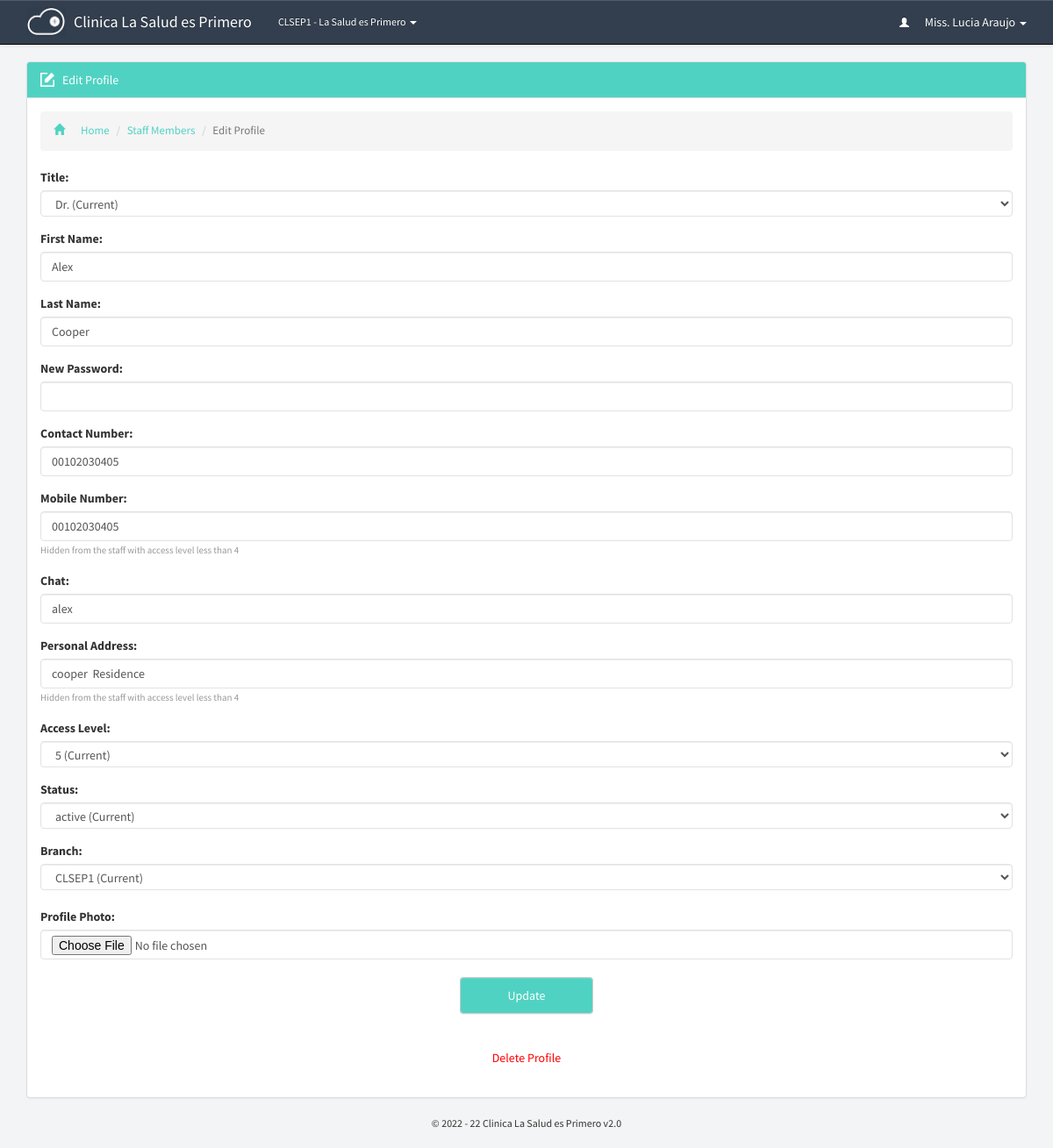
The app's page /staff/edit.php?id=11 (signed in) with its own data.
### tables this page shows
CREATE TABLE `p_branches_dir` (
  `id` bigint(20) NOT NULL,
  `guardian` varchar(250) NOT NULL,
  `name` varchar(250) NOT NULL,
  `address` varchar(250) NOT NULL,
  `location` varchar(250) NOT NULL,
  `contact` varchar(250) NOT NULL,
  `type` varchar(250) NOT NULL,
  `last_update` datetime NOT NULL
);

CREATE TABLE `p_staff_dir` (
  `id` bigint(20) NOT NULL,
  `first_name` varchar(250) NOT NULL,
  `last_name` varchar(250) NOT NULL,
  `full_name` varchar(250) NOT NULL,
  `title` varchar(250) NOT NULL,
  `access_level` varchar(50) NOT NULL,
  `userid` varchar(250) NOT NULL,
  `passkey` varchar(250) NOT NULL,
  `contact` varchar(250) NOT NULL,
  `mobile` varchar(250) NOT NULL,
  `skype` varchar(250) NOT NULL,
  `address` varchar(250) NOT NULL,
  `branch` varchar(250) NOT NULL,
  `status` varchar(250) NOT NULL,
  `registered_by` varchar(250) NOT NULL,
  `last_update` datetime NOT NULL
);

CREATE TABLE `p_global_permissions` (
  `id` varchar(250) NOT NULL DEFAULT '',
  `portal_name` varchar(250) NOT NULL,
  `version` varchar(250) NOT NULL,
  `guardian_short_name` varchar(250) NOT NULL,
  `guardian_name` varchar(250) NOT NULL,
  `register_patient` varchar(20) NOT NULL,
  `prescribe_patient` varchar(20) NOT NULL,
  `patients_directory` varchar(20) NOT NULL,
  `pending_prescriptions` varchar(20) NOT NULL,
  `add_staff` varchar(20) NOT NULL,
  `staff_directory` varchar(20) NOT NULL,
  `my_porfile` varchar(20) NOT NULL,
  `staff_profile` varchar(20) NOT NULL,
  `add_branch` varchar(20) NOT NULL,
  `branches_directory` varchar(20) NOT NULL,
  `global_settings` varchar(20) NOT NULL,
  `introduce_medicine` varchar(20) NOT NULL,
  `update_stock` varchar(20) NOT NULL,
  `consumed_stock_local` varchar(20) NOT NULL,
  `consumed_stock_global` varchar(20) NOT NULL,
  `opening_time` varchar(250) NOT NULL,
  `closing_time` varchar(250) NOT NULL,
  `during_close_time` varchar(20) NOT NULL,
  `theme` varchar(250) NOT NULL,
  `timezone` varchar(250) NOT NULL,
  `charge_mode_a` varchar(250) NOT NULL,
  `charge_mode_b` varchar(250) NOT NULL,
  `charge_mode_c` varchar(250) NOT NULL,
  `charge_mode_d` varchar(250) NOT NULL,
  `access_level_6` varchar(250) NOT NULL,
  `access_level_5` varchar(250) NOT NULL,
  `access_level_4` varchar(250) NOT NULL,
  `access_level_3` varchar(250) NOT NULL,
  `access_level_2` varchar(250) NOT NULL,
  `access_level_1` varchar(250) NOT NULL,
  `mobile_number` varchar(250) NOT NULL,
  `address` varchar(250) NOT NULL,
  `sign_level` varchar(250) NOT NULL,
  `medicine_directory` varchar(250) NOT NULL,
  `medicine_profile` varchar(250) NOT NULL,
  `patient_contact` varchar(250) NOT NULL,
  `patient_address` varchar(250) NOT NULL,
  `patient_email` varchar(250) NOT NULL,
  `edit_patient` varchar(250) NOT NULL,
  `manage_patients` varchar(250) NOT NULL,
  `auto_refresh` varchar(250) NOT NULL,
  `currency` varchar(250) NOT NULL,
  `charge_mode_a_value` int(20) NOT NULL,
  `charge_mode_b_value` int(20) NOT NULL,
  `charge_mode_c_value` int(20) NOT NULL,
  `charge_mode_d_value` int(20) NOT NULL,
  `updated_by` varchar(255) NOT NULL,
  `last_update` datetime NOT NULL,
  `recent_hours` varchar(250) NOT NULL
);

### includes/libraries.php (called while the page is built, shortened)
<?php
	include "staff.php";
	include "medicine.php";
	include "branches.php";
function sns_header($title){
	require_once "../theme/htmlhead.php";
	require_once "../theme/header.php";
}
function sns_footer(){
	require_once "../theme/footer.php";
}
?>

### pre-includes/regular-functions.php (called while the page is built, shortened)
<?php
	$global_permission=mysqli_fetch_object(mysqli_query($con,"select * from p_global_permissions where id='1'"));
function get_global($query){
	global $con;
	$get_global=mysqli_fetch_object(mysqli_query($con,"select $query from p_global_permissions where id='1' "));
	return $get_global->$query;
}
function if_logged_in(){
	if(empty($_SESSION['id'])) {
		return false;
	}else if(empty($_SESSION['branch'])){
		return false;
	}else if(empty($_SESSION['session_id'])){
		return false;
	}else if(empty($_SESSION['access_level'])){
		return false;
	}else if(empty($_SESSION['unique_code'])){
		return false;
	}else {
		return true;
	}
}

### includes/staff.php (called while the page is built, shortened)
<?php
function staff_info($query,$id = NULL){
	global $con;
	if(!isset($id)){
		$id = $_SESSION['id'];
	}
	$call=mysqli_fetch_object(mysqli_query($con, "select * from p_staff_dir where id='$id'"));
	return $call->$query;
}
?>

### includes/branches.php (called while the page is built, shortened)
<?php
function branch_name($code){
	global $con;
	$call=mysqli_fetch_object(mysqli_query($con, "select * from p_branches_dir where id='$code'"));
	return $call->name;
}
?>

### pre-includes/all.php (called while the page is built, shortened)
<?php
include "db.php";
require_once "regular-functions.php";
?>

### includes/initiate.php (called while the page is built)
<?php
	require_once "../pre-includes/all.php";
	require_once "libraries.php";
?>

### staff/edit.php (the view, shortened to what this page needs)
<?php
	require_once "../includes/initiate.php";
	if(isset($_GET['id'])){$id=$_GET['id'];}
	sns_header('Edit Profile');
?>
<div id="staff-edit-profile" class="container page">
<div class="panel panel-default">
<div class="panel-heading theme-staff"><span class="inlineicon edit-mini">Edit Profile</span></div>
<div class="panel-body">
<ol class="breadcrumb link-staff">
  <li><a href="../dashboard"><i class="glyphicon glyphicon-home"></i>Home</a></li>
  <li><a href="../staff/">Staff Members</a></li>
  <li class="active">Edit Profile</li>
</ol>
<?php
if(isset($_POST['submit'])){
	$id=$_POST['id'];
	$title=$_POST['title'];
	$first_name=friendly($_POST['first_name']);
	$last_name=friendly($_POST['last_name']);
	$passkey=friendly($_POST['passkey']);
	$contact=friendly($_POST['contact']);
	$mobile=friendly($_POST['mobile']);
	$skype=friendly($_POST['skype']);
	$address=friendly($_POST['address']);
	$access_level=friendly($_POST['access_level']);
	$status=friendly($_POST['status']);
	$branch=friendly($_POST['branch']);
	$result=update_profile($id,$title,$first_name,$last_name,$passkey,$contact,$mobile,$skype,$address,$access_level,$status,$branch);
	$name_of_person=staff_info("full_name",$id);
	if($result==true){
	echo"<div class='alert alert-success' role='alert'>Profile successfully updated!</div>";
	write_log("$_SESSION[id]","updated profile for $name_of_person","staff","40");
		if(isset($_FILES["image"]["tmp_name"])&& $_FILES["image"]["tmp_name"]!=""){
			$dest="../media/staff/$id".".png";
			copy($_FILES["image"]["tmp_name"],$dest);
		}
	}else{
	echo"<div class='alert alert-danger' role='alert'>Please fill out all required fields!</div>";
	echo"<input class='btn btn-default formbutton theme-staff' value='Try Again' onclick='window.history.back()'/>";
	}
}else{
?>
<?php $profile=mysqli_fetch_object(mysqli_query($con, "select * from p_staff_dir where id='$id' "));?>
<form method="POST" action="" enctype="multipart/form-data">
	<div class="form-group"><label>Title:</label><select class="form-control" name='title'  id='title' size='1' tabindex='1'>
            <option value='<?php echo "$profile->title";?>'><?php echo "$profile->title";?> (Current)</option>
    </select></div>
	<div class="form-group"><label>First Name:</label><input class="form-control" name="first_name" type="text" value="<?php echo "$profile->first_name";?>" /></div>
	<div class="form-group"><label>Last Name:</label><input class="form-control" name="last_name" type="text" value="<?php echo "$profile->last_name";?>" /></div>
	<div class="form-group"><label>New Password:</label><input class="form-control" name="passkey" type="text" /></div>
	<div class="form-group"><label>Contact Number:</label><input class="form-control" name="contact" type="text" value="<?php echo "$profile->contact";?>"  /></div>
	<div class="form-group"><label>Mobile Number:</label><input class="form-control" name="mobile" type="text" value="<?php echo "$profile->contact";?>" /><i>Hidden from the staff with access level less than 4</i></div>
	<div class="form-group"><label>Chat:</label><input class="form-control" class="form-control" name="skype" type="text" value="<?php echo "$profile->skype";?>"  /></div>
	<div class="form-group"><label>Personal Address:</label><input class="form-control" name="address" type="text" value="<?php echo "$profile->address";?>" /><i>Hidden from the staff with access level less than 4</i></div>
	<div class="form-group"><label>Access Level:</label><select class="form-control" name='access_level'  id='access_level' size='1' tabindex='1'>
            <option value='<?php echo "$profile->access_level";?>'><?php echo "$profile->access_level";?> (Current)</option>
    </select></div>
	<div class="form-group"><label>Status:</label><select class="form-control" name='status'  id='status' size='1' tabindex='1'>
            <option value='<?php echo "$profile->status";?>'><?php echo "$profile->status";?> (Current)</option>
    </select></div>
	<div class="form-group"><label>Branch:</label>
	<select class="form-control" name='branch'  id='branch' size='1' tabindex='1'>
	<option value='<?php echo "$profile->branch";?>'><?php echo "$global_permission->guardian_short_name";?><?php echo "$profile->branch";?> (Current)</option>
    </select>
    <br>
    <div class="form-group"><label>Profile Photo:</label><input class="form-control" name="image" type="file" /></div>
	<input name="submit" class="btn btn-default formbutton theme-staff" type="submit" value="Update">
</form>
<br>
<div id="page-clear" align="center"><div id="deleteButton"><a class="delete-me" href="edit.php?id=<?php echo "$profile->id";?>&delete">Delete Profile</a></div></div>
<?php }?>
</div>
</div>
</div>

### theme/header.php (shortened to what this page needs)
<link rel="stylesheet" href="//netdna.bootstrapcdn.com/bootstrap/3.0.3/css/bootstrap.min.css">
<link rel="stylesheet" href="../theme/css/bootstrap.min.css">
<link rel="stylesheet" href="../theme/css/bootstrap-theme.min.css">
<link rel="stylesheet" href="../theme/css/main.css">
</head>
<body>
<?php
  if( if_logged_in() == true ):
?>
<nav class="navbar navbar-default navbar-fixed-top navbar-inverse">
  <div class="container">
    <div class="navbar-header">
      <a class="navbar-brand" href="../dashboard">
        <div class="img-brand img-responsive"><img alt="Brand" src="../theme/images/mini-inline-logo-res.png" class="img-responsive img-brand"/></div>
        <div class="text"><?php echo get_global('portal_name');?></div>
      </a>
    </div>
    <div class="collapse navbar-collapse" id="bs-example-navbar-collapse-1">
      <ul class="nav navbar-nav">
       <li class="dropdown mini">
          <a href="#" class="dropdown-toggle" data-toggle="dropdown" role="button" aria-haspopup="true" aria-expanded="false"><?php echo get_global('guardian_short_name'); echo staff_info('branch');?> - <?php echo branch_name(staff_info('branch'));?> <span class="caret"></span></a>
        </li>
      </ul>
      <ul class="nav navbar-nav navbar-right">
       <li class="dropdown">
          <a href="#" class="dropdown-toggle" data-toggle="dropdown" role="button" aria-haspopup="true" aria-expanded="false"><i class="glyphicon glyphicon-user"></i> <?php echo staff_info("full_name");?> <span class="caret"></span></a>
        </li>
      </ul>
    </div>
  </div>
</nav>
<?php endif; ?>

### theme/css/main.css (style rules this page uses)
body,html { background:#F3F4F5;font-family:'Source Sans Pro',sans-serif }
#page-clear { margin-bottom:20px }
.page.container { margin-top:70px }
.panel-body:before { -webkit-clip-path:polygon(0 0,100% 0,100% 56%,0 42%);clip-path:polygon(0 0,100% 0,100% 56%,0 42%);background-color:#e2e8ec!important }
.navbar-inverse { background:#333f4e!important;color:#fff }
.navbar-nav .mini { font-size:12px }
.navbar-inverse .navbar-brand,.navbar-default .navbar-brand,.navbar-inverse .navbar-nav>li>a,.navbar-default .navbar-nav>li>a { color:#fff!important }
.navbar-inverse .navbar-brand { padding-top:0 }
.navbar-inverse .img-brand { padding-top:0;margin-top:-4px;max-height:33px }
.navbar-inverse .navbar-brand .img-brand,.navbar-inverse .navbar-brand .text { display:inline-block!important }
.navbar-inverse .navbar-brand .text { padding-top:15px!important;margin-left:5px }
.navbar-nav .glyphicon { font-size:11px!important;padding-right:15px }
.theme-staff { background:#50D2C2!important;color:#fff!important }
.link-staff a { color:#50D2C2!important }
.breadcrumb i { padding-right:18px }
.btn-default.theme-portal,.btn-default.theme-patients,.btn-default.theme-staff,.btn-default.theme-branches,.btn-default.theme-medicines,.btn-default.norm { text-transform:capitalize;padding:10px 35px;text-shadow:none;display:block;width:152px!important;text-align:center }
.panel-body li { list-style:none;padding:5px 0;font-size:13px;color:#333 }
.panel-default>.panel-heading { background-image:none }
form { margin-right:auto;margin-left:auto }
.form-control { border:1px solid #e2e2e2 }
form i { font-size:11px;line-height:20px;font-style:normal;color:#999 }
form select[multiple],form select[size] { height:30px!important }
.edit-mini { background:url(../icons/edit-mini.png) no-repeat;padding-left:25px;background-size:16px auto }
.edit-button,.btn.btn-default.formbutton { margin:20px auto!important;text-align:center!important }
.delete-me { color:red;margin:20px 0;padding:10px 30px;border-radius:4px;width:152px!important }

### records on screen
p_branches_dir: name "La Salud es Primero"
p_staff_dir: title "Dr. (Current)", first_name "Alex", last_name "Cooper", contact "00102030405", mobile "00102030405", skype "alex", address "cooper Residence", access_level "5 (Current)", status "active (Current)"
p_global_permissions: branch "CLSEP1 (Current)"

### other values on screen
get_global('portal_name') "Clinica La Salud es Primero"
get_global('guardian_short_name') "CLSEP"
staff_info('branch') "1"
staff_info("full_name") "Miss. Lucia Araujo"
get_global('version') "2.0"
